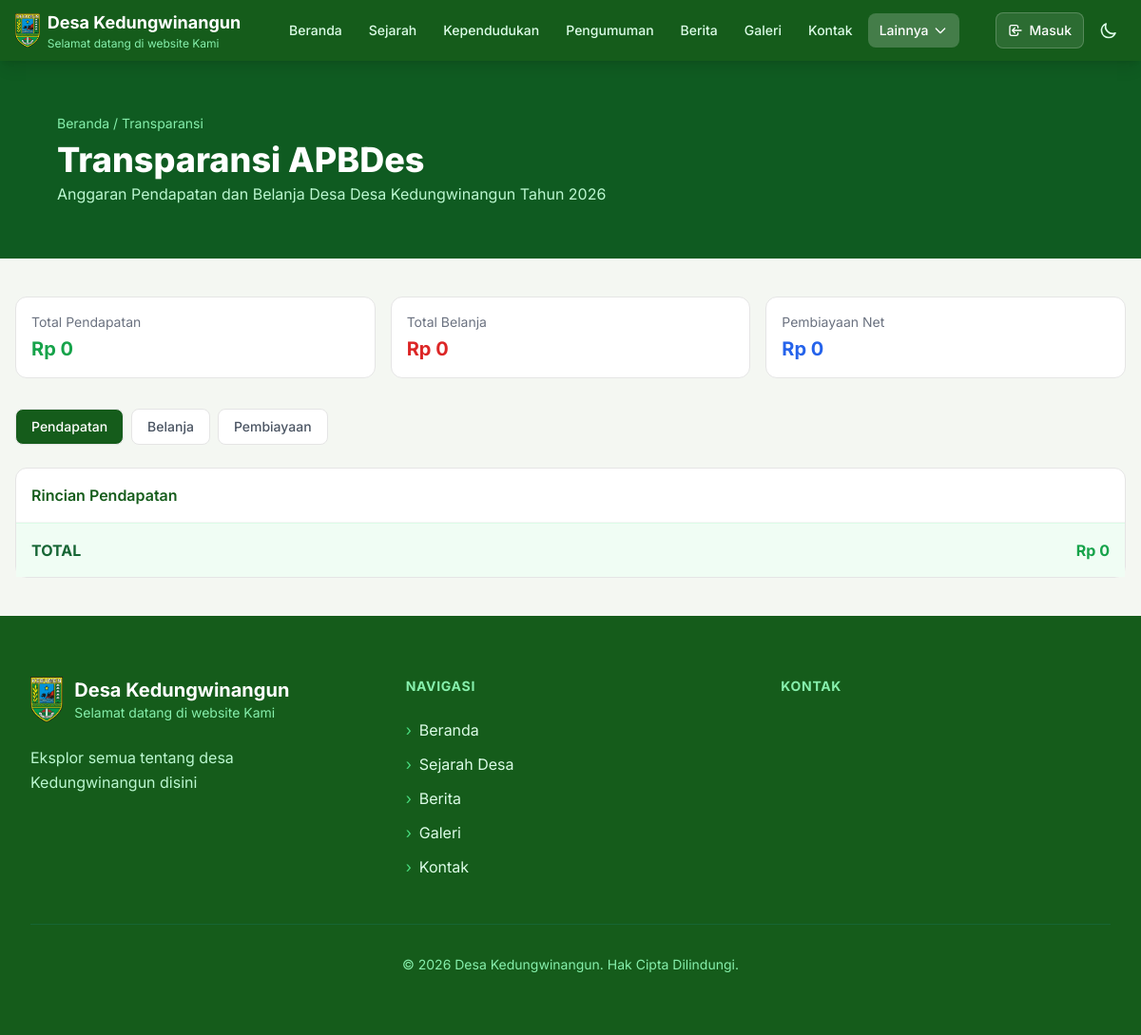
Screenshot of /transparansi with the database file from the repository.
### tables this page shows
CREATE TABLE config (
                key TEXT PRIMARY KEY,
                value TEXT
            );

### routes/public.py (the view)
@public_bp.route("/transparansi")
def transparansi():
    from datetime import datetime
    try:
        from models import get_all_pages, get_apbdes_by_tahun, get_apbdes_summary, get_available_tahun
        desa_info = get_desa_info_with_maps()
        custom_pages = get_all_pages()
        tahun_list = get_available_tahun()
        if not tahun_list:
            tahun_list = [datetime.now().year]
        tahun = request.args.get('tahun', tahun_list[0], type=int)
        apbdes_list = get_apbdes_by_tahun(tahun)
        summary = get_apbdes_summary(tahun)
        grouped = {'pendapatan': [], 'belanja': [], 'pembiayaan': []}
        for item in apbdes_list:
            if item['jenis'] in grouped:
                grouped[item['jenis']].append(item)
        total_pendapatan = sum(item['jumlah'] for item in grouped['pendapatan'])
        total_belanja = sum(item['jumlah'] for item in grouped['belanja'])
        total_pembiayaan_in = sum(item['jumlah'] for item in grouped['pembiayaan']) if grouped['pembiayaan'] else 0
        pembiayaan_net = total_pembiayaan_in  # Simplified
        apbdes = {
            'tahun': tahun,
            'total_pendapatan': total_pendapatan,
            'total_belanja': total_belanja,
            'pembiayaan_net': pembiayaan_net,
            'pendapatan': grouped['pendapatan'],
            'belanja': grouped['belanja'],
            'pembiayaan': grouped['pembiayaan'],
            'realisasi': [
                {'icon': '🛠️', 'nama': 'Pembangunan', 'realisasi': 65, 'jumlah_rencana': 400_000_000, 'jumlah_realisasi': 260_000_000},
                {'icon': '👥', 'nama': 'Pemerintahan', 'realisasi': 80, 'jumlah_rencana': 200_000_000, 'jumlah_realisasi': 160_000_000},
                {'icon': '🤝', 'nama': 'Pemberdayaan', 'realisasi': 45, 'jumlah_rencana': 120_000_000, 'jumlah_realisasi': 54_000_000},
                {'icon': '🎭', 'nama': 'Kegiatan', 'realisasi': 90, 'jumlah_rencana': 100_000_000, 'jumlah_realisasi': 90_000_000},
            ],
        }
        return render_template(
            "transparansi.html",
            page={"title": "Transparansi"},
            desa=desa_info,
            nav_links=set_nav_active("Lainnya", request.path),
            tahun=tahun,
            site_name=desa_info['nama'],
            site_tagline=desa_info['tagline'],
            site_description=desa_info['deskripsi'],
            custom_pages=custom_pages,
            apbdes=apbdes,
        )
    except Exception as e:
        logger.error(f"Error loading transparansi page: {str(e)}")
        flash('Terjadi kesalahan saat memuat halaman transparansi', 'error')
        return redirect(url_for('public.index'))

### app.py (called while the page is built, shortened)
@app.context_processor
def inject_openrouter_key():
    return {
        'openrouter_api_key': environ.get('OPENROUTER_API_KEY', '')
    }

@app.context_processor
def inject_custom_pages():
    from models import get_all_pages
    return {'custom_pages_nav': get_all_pages()}

@app.after_request
def add_security_headers(response):
    response.headers['X-Content-Type-Options'] = 'nosniff'
    response.headers['X-Frame-Options'] = 'DENY'
    response.headers['X-XSS-Protection'] = '1; mode=block'
    response.headers['Referrer-Policy'] = 'strict-origin-when-cross-origin'
    if request.path.startswith('/admin') or request.path.startswith('/login'):
        response.headers['Cache-Control'] = 'no-store, no-cache, must-revalidate, max-age=0'
        response.headers['Pragma'] = 'no-cache'
        response.headers['Expires'] = '0'
    response.headers['Permissions-Policy'] = (
        'camera=(), microphone=(), geolocation=(self "https://maps.google.com"), '
        'payment=(), usb=(), fullscreen=(self)'
    )
    return response

@app.context_processor
def inject_csrf_token():
    from flask import session
    if '_csrf_token' not in session:
        session['_csrf_token'] = secrets.token_hex(32)
    return {'csrf_token': session['_csrf_token']}

### models.py (called while the page is built)
def get_db_connection():
    conn = sqlite3.connect(Config.DB_NAME)
    conn.row_factory = sqlite3.Row
    return conn

def get_config(key, default=None):
    try:
        conn = get_db_connection()
        cursor = conn.cursor()
        cursor.execute('SELECT value FROM config WHERE key = ?', (key,))
        row = cursor.fetchone()
        conn.close()
        return row['value'] if row else (default if default is not None else DEFAULT_CONFIG.get(key, ''))
    except Exception as e:
        logger.error(f"Error getting config '{key}': {str(e)}")
        return default if default is not None else DEFAULT_CONFIG.get(key, '')

def get_desa_info():
    return {
        "nama": get_config("website_nama", DEFAULT_CONFIG["website_nama"]),
        "tagline": get_config("website_tagline", DEFAULT_CONFIG["website_tagline"]),
        "deskripsi": get_config("website_deskripsi", DEFAULT_CONFIG["website_deskripsi"]),
        "jumlah_dusun": 8,
        "jumlah_kadus": 6,
        "jumlah_kasi": 3,
        "jumlah_kaur": 3,
        "jumlah_sekdes": 1,
        "jumlah_kepala_desa": 1,
    }

### routes/public.py (called while the page is built)
def get_desa_info_with_maps():
    info = get_desa_info()
    info['maps_embed_url'] = MAPS_EMBED_URL
    info['dusun'] = DUSUN_DATA
    return info

### templates/transparansi.html (shortened to what this page needs)
<!DOCTYPE html>
<html lang="id">
<head>
    <script src="https://cdn.tailwindcss.com"></script>
    <link rel="stylesheet" href="{{ url_for('static', filename='styles.css') }}">
</head>
<body>
    {% include 'partials/navbar.html' %}
    <div class="bg-[#0F5B21] px-6 py-10 md:px-[5%] md:py-14 text-white">
        <p class="text-xs md:text-sm text-green-300 mb-2">
            <a href="{{ url_for('public.index') }}" class="hover:underline">Beranda</a> / Transparansi
        </p>
        <h1 class="text-2xl md:text-4xl font-extrabold">Transparansi APBDes</h1>
        <p class="text-sm md:text-base text-green-200 mt-1">Anggaran Pendapatan dan Belanja Desa {{ desa.nama }} Tahun {{ tahun }}</p>
    </div>
    <div class="container-lg mx-auto px-4 py-10">
        <div class="grid grid-cols-1 md:grid-cols-3 gap-4 mb-8">
            <div class="bg-white rounded-xl border border-neutral-200 p-4">
                <p class="text-sm text-gray-500 mb-1">Total Pendapatan</p>
                <p class="text-xl font-bold text-green-600">Rp {{ "{:,.0f}".format(apbdes.total_pendapatan) }}</p>
            </div>
            <div class="bg-white rounded-xl border border-neutral-200 p-4">
                <p class="text-sm text-gray-500 mb-1">Total Belanja</p>
                <p class="text-xl font-bold text-red-600">Rp {{ "{:,.0f}".format(apbdes.total_belanja) }}</p>
            </div>
            <div class="bg-white rounded-xl border border-neutral-200 p-4">
                <p class="text-sm text-gray-500 mb-1">Pembiayaan Net</p>
                <p class="text-xl font-bold text-blue-600">Rp {{ "{:,.0f}".format(apbdes.pembiayaan_net) }}</p>
            </div>
        </div>
        <div x-data="{ activeTab: 'pendapatan' }">
            <div class="flex gap-2 mb-6">
                <button @click="activeTab = 'pendapatan'" :class="activeTab === 'pendapatan' ? 'bg-[#155C1B] text-white' : 'bg-white text-gray-600'"
                        class="px-4 py-2 rounded-lg text-sm font-medium transition-all border border-neutral-200">Pendapatan</button>
                <button @click="activeTab = 'belanja'" :class="activeTab === 'belanja' ? 'bg-[#155C1B] text-white' : 'bg-white text-gray-600'"
                        class="px-4 py-2 rounded-lg text-sm font-medium transition-all border border-neutral-200">Belanja</button>
                <button @click="activeTab = 'pembiayaan'" :class="activeTab === 'pembiayaan' ? 'bg-[#155C1B] text-white' : 'bg-white text-gray-600'"
                        class="px-4 py-2 rounded-lg text-sm font-medium transition-all border border-neutral-200">Pembiayaan</button>
            </div>
            <div x-show="activeTab === 'pendapatan'" class="bg-white rounded-xl border border-neutral-200">
                <div class="p-4 border-b border-neutral-100">
                    <h3 class="font-semibold text-[#155C1B]">Rincian Pendapatan</h3>
                </div>
                <div class="p-4 bg-green-50 border-t border-green-100 flex justify-between">
                    <span class="font-bold text-green-800">TOTAL</span>
                    <span class="font-bold text-green-600">Rp {{ "{:,.0f}".format(apbdes.total_pendapatan) }}</span>
                </div>
            </div>
        </div>
    </div>
    {% include 'partials/footer.html' %}
</body>
</html>

### templates/partials/navbar.html (shortened to what this page needs)
<nav class="bg-[#155C1B] sticky top-0 z-50 shadow-lg {{ navbar_extra_class or '' }}" id="main-navbar" x-data="{ mobileOpen: false, dropdownOpen: false }">
    <div class="max-w-7xl mx-auto px-4">
        <div class="flex items-center justify-between h-14 md:h-16">
            <a href="{{ url_for('public.index') }}" class="flex items-center gap-2">
                <img src="{{ url_for('static', filename='images/kebumen.png') }}" alt="Logo" class="h-9 w-auto">
                <div class="hidden sm:block">
                    <div class="text-white font-bold text-sm md:text-lg">{{ site_name or 'Desa' }}</div>
                    <div class="text-green-300 text-[10px] md:text-xs">{{ site_tagline or '' }}</div>
                </div>
            </a>
            <div class="hidden lg:flex items-center gap-1">
                {% for link in nav_links %}
                {% if link.label == 'Lainnya' %}
                <div class="relative">
                    <button @click="dropdownOpen = !dropdownOpen"
                            class="px-3 py-2 rounded-lg text-sm font-medium transition-colors flex items-center gap-1
                                   {% if link.active %}bg-white/20 text-white{% else %}text-green-100 hover:bg-white/10 hover:text-white{% endif %}">
                        Lainnya
                        <svg class="w-4 h-4 transition-transform" :class="{'rotate-180': dropdownOpen}" fill="none" stroke="currentColor" viewBox="0 0 24 24">
                            <path stroke-linecap="round" stroke-linejoin="round" stroke-width="2" d="M19 9l-7 7-7-7"/>
                        </svg>
                    </button>
                </div>
                {% else %}
                <a href="{{ link.href }}" class="px-3 py-2 rounded-lg text-sm font-medium transition-colors
                       {% if link.active %}bg-white/20 text-white{% else %}text-green-100 hover:bg-white/10 hover:text-white{% endif %}">
                    {{ link.label }}
                </a>
                {% endif %}
                {% endfor %}
            </div>
            <div class="flex items-center gap-1 md:gap-2">
                {% if not session.user_logged_in %}
                <div class="hidden md:flex items-center gap-2">
                    <a href="{{ url_for('public.login') }}" class="flex items-center gap-1.5 px-3 py-2 rounded-lg text-white text-sm font-medium bg-white/10 hover:bg-white/20 border border-white/20 transition-all">
                        <svg class="w-4 h-4" fill="none" stroke="currentColor" viewBox="0 0 24 24">
                            <path stroke-linecap="round" stroke-linejoin="round" stroke-width="2" d="M11 16l-4-4m0 0l4-4m-4 4h14m-5 4v1a3 3 0 01-3 3H6a3 3 0 01-3-3V7a3 3 0 013-3h7a3 3 0 013 3v1"/>
                        </svg>
                        Masuk
                    </a>
                </div>
                {% endif %}
                <button id="btn-dark" class="p-2 rounded-lg text-green-100 hover:bg-white/10 transition-colors" aria-label="Dark mode">
                    <svg id="icon-moon" class="w-5 h-5" fill="none" stroke="currentColor" viewBox="0 0 24 24">
                        <path stroke-linecap="round" stroke-linejoin="round" stroke-width="2" d="M20.354 15.354A9 9 0 018.646 3.646 9.003 9.003 0 0012 21a9.003 9.003 0 008.354-5.646z"/>
                    </svg>
                </button>
            </div>
        </div>
    </div>
</nav>

### templates/partials/footer.html (shortened to what this page needs)
<footer class="bg-[#155C1B] text-white">
    <div class="max-w-7xl mx-auto px-4 sm:px-6 lg:px-8 py-16">
        <div class="grid grid-cols-1 md:grid-cols-3 gap-12">
            <div class="reveal-footer">
                <a href="{{ url_for('public.index') }}" class="flex items-center gap-3 mb-6 group">
                    <img src="{{ url_for('static', filename='images/kebumen.png') }}" alt="Logo" class="h-12 w-auto transition-transform duration-300 group-hover:scale-105">
                    <div>
                        <h3 class="font-bold text-xl">{{ site_name or 'Desa' }}</h3>
                        <p class="text-green-300 text-sm">{{ site_tagline or '' }}</p>
                    </div>
                </a>
                <p class="text-green-200 leading-relaxed mb-6">{{ site_description or '' }}</p>
            </div>
            <div class="reveal-footer" style="transition-delay: 0.1s;">
                <h4 class="font-bold text-lg mb-6 text-green-300 uppercase tracking-wider text-sm">Navigasi</h4>
                <ul class="space-y-3">
                    <li>
                        <a href="{{ url_for('public.index') }}" class="text-green-100 hover:text-white transition-colors duration-200 flex items-center gap-2 group">
                            <span class="text-green-400 group-hover:translate-x-1 transition-transform duration-200">›</span>
                            Beranda
                        </a>
                    </li>
                    <li>
                        <a href="{{ url_for('public.sejarah') }}" class="text-green-100 hover:text-white transition-colors duration-200 flex items-center gap-2 group">
                            <span class="text-green-400 group-hover:translate-x-1 transition-transform duration-200">›</span>
                            Sejarah Desa
                        </a>
                    </li>
                    <li>
                        <a href="{{ url_for('public.berita') }}" class="text-green-100 hover:text-white transition-colors duration-200 flex items-center gap-2 group">
                            <span class="text-green-400 group-hover:translate-x-1 transition-transform duration-200">›</span>
                            Berita
                        </a>
                    </li>
                    <li>
                        <a href="{{ url_for('public.galeri') }}" class="text-green-100 hover:text-white transition-colors duration-200 flex items-center gap-2 group">
                            <span class="text-green-400 group-hover:translate-x-1 transition-transform duration-200">›</span>
                            Galeri
                        </a>
                    </li>
                    <li>
                        <a href="{{ url_for('public.kontak') }}" class="text-green-100 hover:text-white transition-colors duration-200 flex items-center gap-2 group">
                            <span class="text-green-400 group-hover:translate-x-1 transition-transform duration-200">›</span>
                            Kontak
                        </a>
                    </li>
                </ul>
            </div>
            <div class="reveal-footer" style="transition-delay: 0.2s;">
                <h4 class="font-bold text-lg mb-6 text-green-300 uppercase tracking-wider text-sm">Kontak</h4>
            </div>
        </div>
        <div class="mt-12 pt-8 border-t border-green-800 text-center">
            <p class="text-green-300 text-sm">© {{ tahun }} {{ site_name or 'Desa' }}. Hak Cipta Dilindungi.</p>
        </div>
    </div>
</footer>

### templates/transparansi.html (style rules this page uses)
* { margin: 0; padding: 0; box-sizing: border-box; }
body { font-family: 'Inter', sans-serif; background: #f4f7f2; }

### rows the page displays
config: value "Desa Kedungwinangun", nama "Desa Kedungwinangun"
config: value "Selamat datang di website Kami"
config: value "Eksplor semua tentang desa Kedungwinangun disini"

### other values shown
{{ link.label }} "Beranda" "Sejarah" "Kependudukan" "Pengumuman" "Berita" "Galeri" "Kontak"
{{ tahun }} "2026"
{{ "{:,.0f}".format(apbdes.total_pendapatan) }} "0"
{{ "{:,.0f}".format(apbdes.total_belanja) }} "0"
{{ "{:,.0f}".format(apbdes.pembiayaan_net) }} "0"
